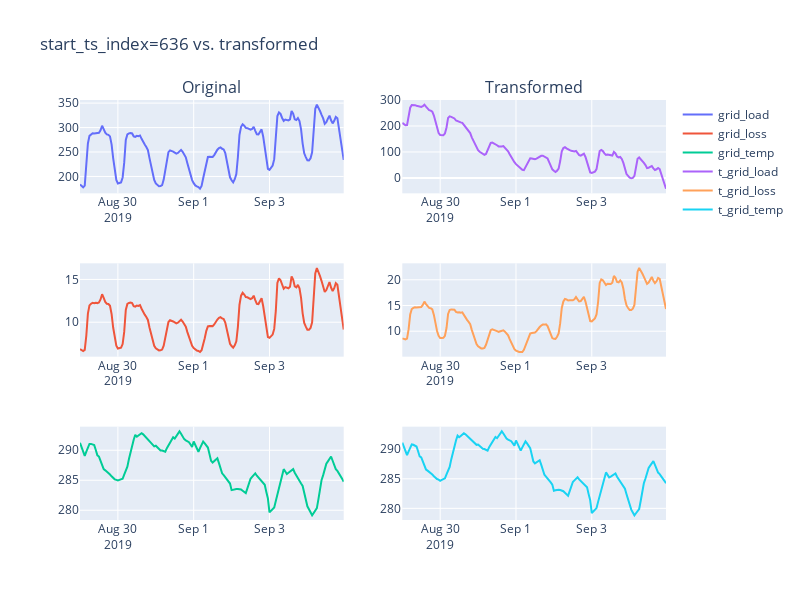

This figure's notebook cell:
### Code cell
fig = make_subplots(rows=3, cols=2, subplot_titles=("Original", "Transformed"))
fig.add_trace(go.Line(x=data[start_ts_index].index, y=data[start_ts_index]["grid1-load"], name="grid_load"), row=1, col=1)
fig.add_trace(go.Line(x=data[start_ts_index].index, y=data[start_ts_index]["grid1-loss"], name="grid_loss"), row=2, col=1)
fig.add_trace(go.Line(x=data[start_ts_index].index, y=data[start_ts_index]["grid1-temp"], name="grid_temp"), row=3, col=1)
fig.add_trace(go.Line(x=data[start_ts_index].index, y=new_mts_runs[0][0], name="t_grid_load"), row=1, col=2)
fig.add_trace(go.Line(x=data[start_ts_index].index, y=new_mts_runs[0][1], name="t_grid_loss"), row=2, col=2)
fig.add_trace(go.Line(x=data[start_ts_index].index, y=new_mts_runs[0][2], name="t_grid_temp"), row=3, col=2)
fig.update_layout(height=600, width=800, title_text=f"{start_ts_index=} vs. transformed")
fig.show()

### Figure 1 — Plotly figure (JSON) as saved in the notebook; plotly's stock layout.template omitted (floating-point values rounded to 4 significant figures; data arrays with more than 128 entries replaced by an {"elided": "..."} marker saying what was removed)
{"data": [{"name": "grid_load", "type": "scatter", "x": {"elided": "168 str values"}, "xaxis": "x", "y": {"elided": "168 float values"}, "yaxis": "y"}, {"name": "grid_loss", "type": "scatter", "x": {"elided": "168 str values"}, "xaxis": "x3", "y": {"elided": "168 float values"}, "yaxis": "y3"}, {"name": "grid_temp", "type": "scatter", "x": {"elided": "168 str values"}, "xaxis": "x5", "y": {"elided": "168 float values"}, "yaxis": "y5"}, {"name": "t_grid_load", "type": "scatter", "x": {"elided": "168 str values"}, "xaxis": "x2", "y": {"elided": "168 float values"}, "yaxis": "y2"}, {"name": "t_grid_loss", "type": "scatter", "x": {"elided": "168 str values"}, "xaxis": "x4", "y": {"elided": "168 float values"}, "yaxis": "y4"}, {"name": "t_grid_temp", "type": "scatter", "x": {"elided": "168 str values"}, "xaxis": "x6", "y": {"elided": "168 float values"}, "yaxis": "y6"}], "layout": {"annotations": [{"font": {"size": 16}, "showarrow": false, "text": "Original", "x": 0.225, "xanchor": "center", "xref": "paper", "y": 1, "yanchor": "bottom", "yref": "paper"}, {"font": {"size": 16}, "showarrow": false, "text": "Transformed", "x": 0.775, "xanchor": "center", "xref": "paper", "y": 1, "yanchor": "bottom", "yref": "paper"}], "height": 600, "title": {"text": "start_ts_index=636 vs. transformed"}, "width": 800, "xaxis": {"anchor": "y", "domain": [0, 0.45]}, "xaxis2": {"anchor": "y2", "domain": [0.55, 1]}, "xaxis3": {"anchor": "y3", "domain": [0, 0.45]}, "xaxis4": {"anchor": "y4", "domain": [0.55, 1]}, "xaxis5": {"anchor": "y5", "domain": [0, 0.45]}, "xaxis6": {"anchor": "y6", "domain": [0.55, 1]}, "yaxis": {"anchor": "x", "domain": [0.7778, 1]}, "yaxis2": {"anchor": "x2", "domain": [0.7778, 1]}, "yaxis3": {"anchor": "x3", "domain": [0.3889, 0.6111]}, "yaxis4": {"anchor": "x4", "domain": [0.3889, 0.6111]}, "yaxis5": {"anchor": "x5", "domain": [0, 0.2222]}, "yaxis6": {"anchor": "x6", "domain": [0, 0.2222]}}}
